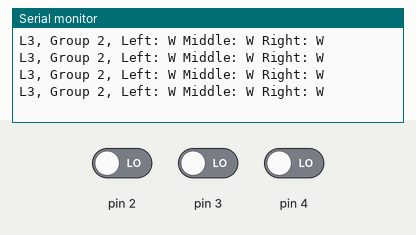
Recording of a sketch running on a simulated Arduino Uno, built with avr-gcc and run on an emulated ATmega328P. Shown: the last lines printed to the serial monitor. The inputs (shaded band) are chosen by the test bench; at power-on: pin 2 LOW, pin 3 LOW, pin 4 LOW.

Above: at 1.8 s.
1.9 s: pin 2 driven HIGH
At 2.4 s:
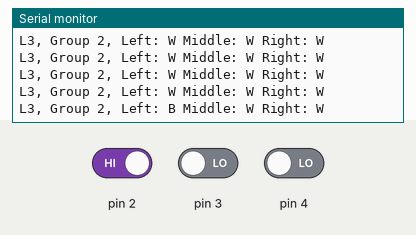
4.0 s: pin 3 driven HIGH
At 4.4 s:
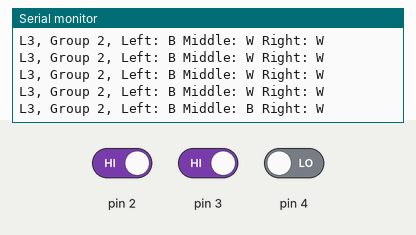
6.0 s: pin 4 driven HIGH
At 6.4 s:
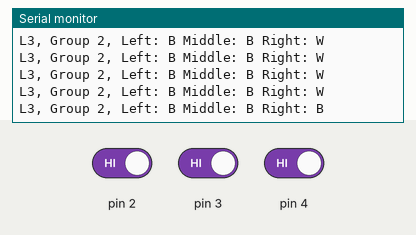
8.0 s: pin 2 driven LOW
At 8.4 s:
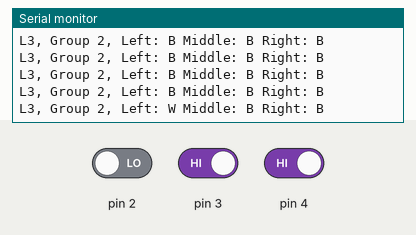
10.0 s: pin 3 driven LOW
At 10.4 s:
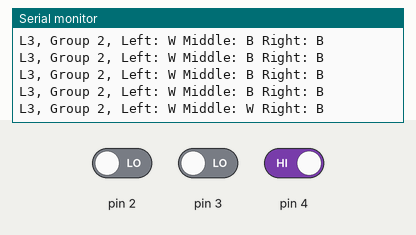
12.0 s: pin 2 driven HIGH
At 12.4 s:
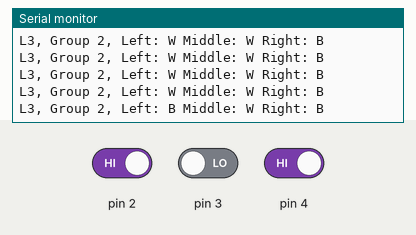

The sketch:

Lab_2_-_Exercise_2.ino
```cpp
#define LFS_L;
#define LFS_M;
#define LFS_R;

void setup() {
  // put your setup code here, to run once:
  Serial.begin(9600);
  pinMode(2,INPUT);
  pinMode(3,INPUT);
  pinMode(4,INPUT);
}

void loop() {
  // put your main code here, to run repeatedly:
  Serial.print("L3, Group 2, Left:");
  if(digitalRead(2) == 1)
  {
    Serial.print(" B ");
  }
  else
  {
    Serial.print(" W ");
  }
  Serial.print("Middle:");
  if(digitalRead(3) == 1)
  {
    Serial.print(" B ");
  }
  else
  {
    Serial.print(" W ");
  }
  Serial.print("Right:");
  if(digitalRead(4) == 1)
  {
    Serial.print(" B ");
  }
  else
  {
    Serial.print(" W ");
  }
  Serial.println("");
  delay(500);
}
```

Measured:
- after the input at 1.9 s, the serial monitor: prints a new line after 0.10 s (image 1)
- after the input at 4.0 s, the serial monitor: prints a new line at once (image 2)
- after the input at 6.0 s, the serial monitor: prints a new line at once (image 3)
- after the input at 8.0 s, the serial monitor: prints a new line at once (image 4)
- after the input at 10.0 s, the serial monitor: prints a new line at once (image 5)
- after the input at 12.0 s, the serial monitor: prints a new line at once (image 6)
